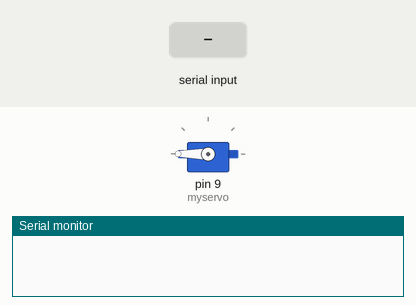
Recording of a sketch running on a simulated Arduino Uno, built with avr-gcc and run on an emulated ATmega328P. On the bench: servo, the last lines printed to the serial monitor. The inputs (shaded band) are chosen by the test bench.

Above: at 1.2 s.
1.3 s: "90,45\n" received over Serial
At 2.1 s:
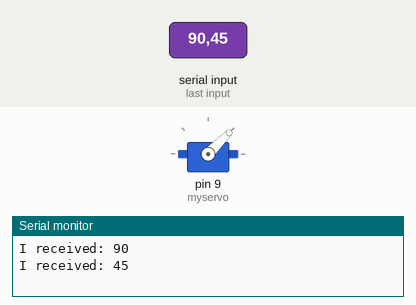
3.8 s: "30,150\n" received over Serial
At 4.3 s:
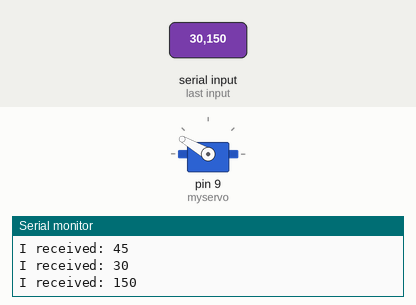
Timing chart, 0 to 6.8 s (numbered marks = the images above; inputs shaded):
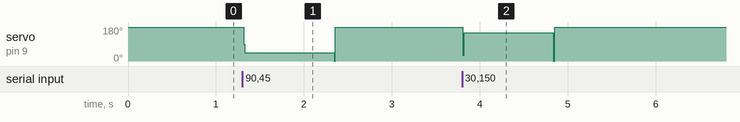

Measured:
- after the input at 1.3 s, servo on pin 9 (myservo): 180° → 45° at once, → 180° 1.0 s later
- after the input at 3.8 s, servo on pin 9 (myservo): 180° → 150° at once, → 180° 1.0 s later

The sketch:

servo_angle_ip.ino
```cpp
/*
 Controlling a servo position using a potentiometer (variable resistor)
 by Michal Rinott <http://people.interaction-ivrea.it/m.rinott>

 modified on 8 Nov 2013
 by Scott Fitzgerald
 http://www.arduino.cc/en/Tutorial/Knob
*/

#include <Servo.h>

Servo myservo;  // create servo object to control a servo

void setup() {
  myservo.attach(9);  // attaches the servo on pin 9 to the servo object
Serial.begin(9600);
}

void loop() {
  int val=input();
  myservo.write(val);                  // sets the servo position according to the scaled value
  delay(15);                           // waits for the servo to get there
}


int input()
{
if (Serial.available()) {
    // read the incoming byte:
    int i_p = Serial.parseInt();
    // say what you got:
    if(i_p!=0){
     Serial.print("I received: ");
    Serial.println(i_p);
    return(i_p);
    }
}
}
```
